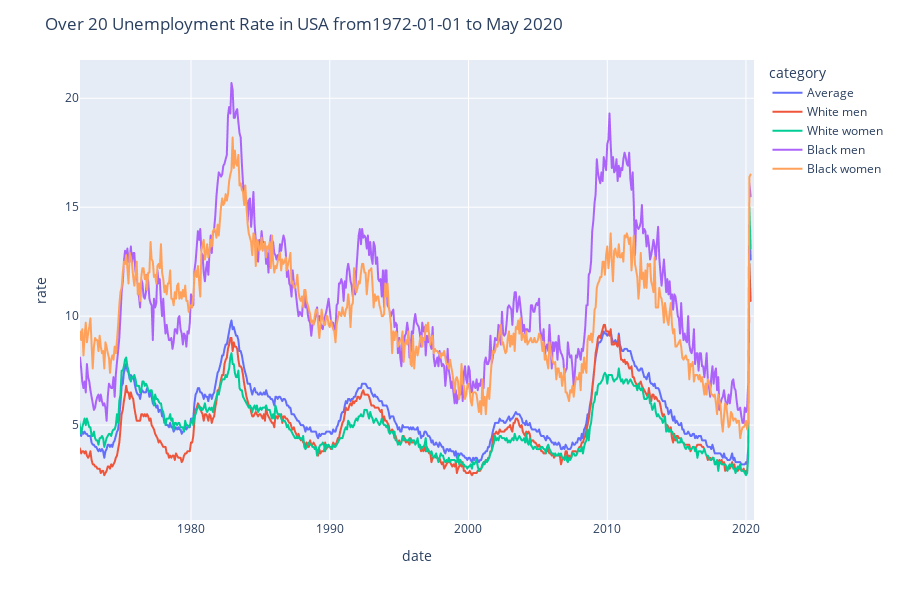

The code cell stored with this chart in its notebook:
### Code cell
df = pd.concat([df_over20, df_over20_wm, df_over20_ww, df_over20_bm, df_over20_bw], ignore_index=True)
datefrom='1972-01-01'
fig = px.line(df, x="date", y="rate", color="category",range_x=[datefrom,'2020-07-30'])
# fig.update_layout(hovermode='x unified')
fig.update_layout(
    height=600,
    title_text='Over 20 Unemployment Rate in USA from'+datefrom+' to May 2020'
)

report.append(dp.Plot(fig))

fig.show()

### Figure 1 — Plotly figure (JSON) as saved in the notebook; plotly's stock layout.template omitted (floating-point values rounded to 4 significant figures; data arrays with more than 128 entries replaced by an {"elided": "..."} marker saying what was removed)
{"data": [{"hovertemplate": "category=Average<br>date=%{x}<br>rate=%{y}<extra></extra>", "legendgroup": "Average", "line": {"color": "#636efa", "dash": "solid"}, "mode": "lines", "name": "Average", "showlegend": true, "type": "scattergl", "x": {"elided": "869 str values"}, "xaxis": "x", "y": {"elided": "869 float values"}, "yaxis": "y"}, {"hovertemplate": "category=White men<br>date=%{x}<br>rate=%{y}<extra></extra>", "legendgroup": "White men", "line": {"color": "#EF553B", "dash": "solid"}, "mode": "lines", "name": "White men", "showlegend": true, "type": "scattergl", "x": {"elided": "797 str values"}, "xaxis": "x", "y": {"elided": "797 float values"}, "yaxis": "y"}, {"hovertemplate": "category=White women<br>date=%{x}<br>rate=%{y}<extra></extra>", "legendgroup": "White women", "line": {"color": "#00cc96", "dash": "solid"}, "mode": "lines", "name": "White women", "showlegend": true, "type": "scattergl", "x": {"elided": "797 str values"}, "xaxis": "x", "y": {"elided": "797 float values"}, "yaxis": "y"}, {"hovertemplate": "category=Black men<br>date=%{x}<br>rate=%{y}<extra></extra>", "legendgroup": "Black men", "line": {"color": "#ab63fa", "dash": "solid"}, "mode": "lines", "name": "Black men", "showlegend": true, "type": "scattergl", "x": {"elided": "581 str values"}, "xaxis": "x", "y": {"elided": "581 float values"}, "yaxis": "y"}, {"hovertemplate": "category=Black women<br>date=%{x}<br>rate=%{y}<extra></extra>", "legendgroup": "Black women", "line": {"color": "#FFA15A", "dash": "solid"}, "mode": "lines", "name": "Black women", "showlegend": true, "type": "scattergl", "x": {"elided": "581 str values"}, "xaxis": "x", "y": {"elided": "581 float values"}, "yaxis": "y"}], "layout": {"height": 600, "legend": {"title": {"text": "category"}, "tracegroupgap": 0}, "margin": {"t": 60}, "title": {"text": "Over 20 Unemployment Rate in USA from1972-01-01 to May 2020"}, "xaxis": {"anchor": "y", "domain": [0, 1], "range": ["1972-01-01", "2020-07-30"], "title": {"text": "date"}}, "yaxis": {"anchor": "x", "domain": [0, 1], "title": {"text": "rate"}}}}
